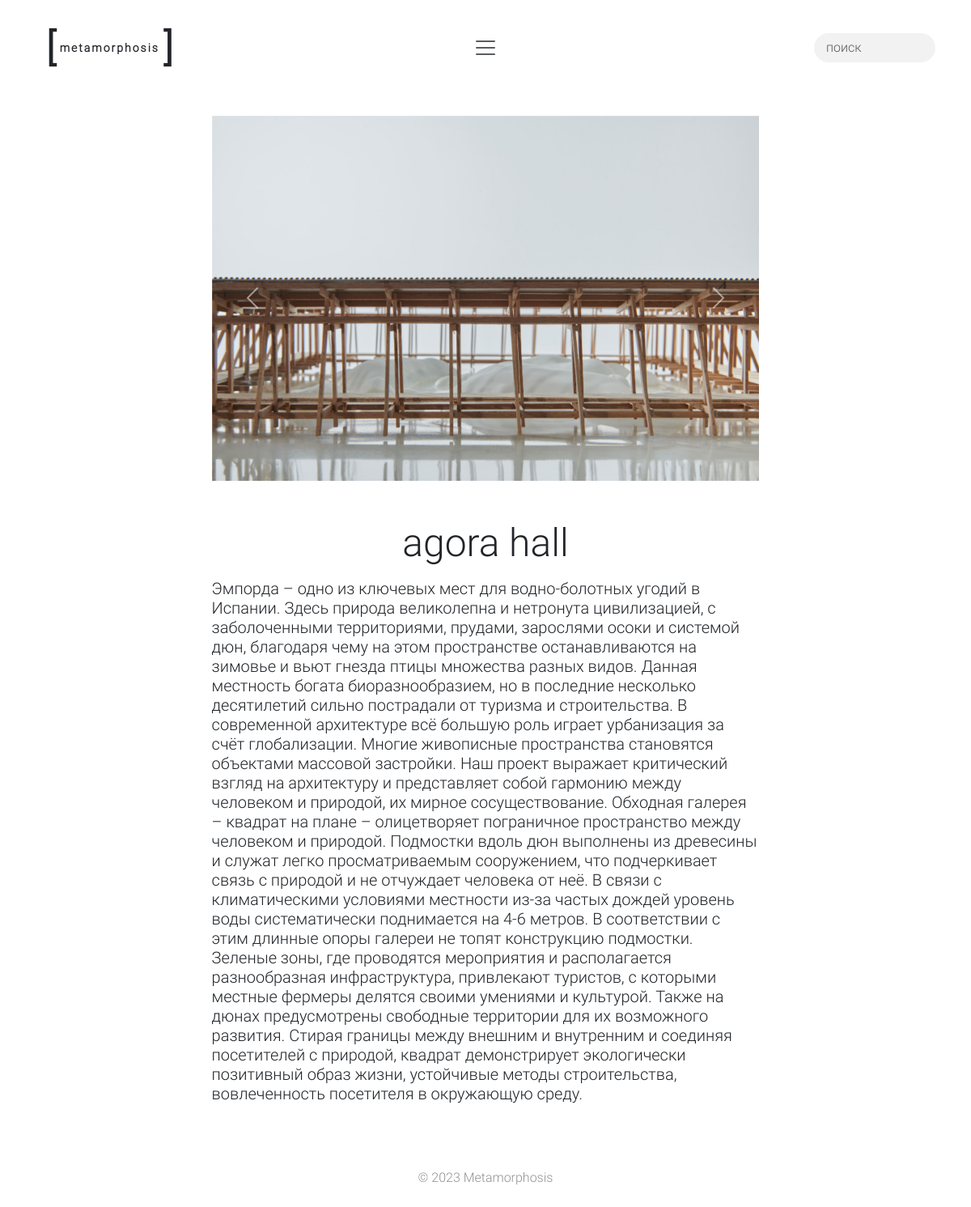
/projects/3/, run on the app's committed database.
### main/models.py (models this page shows, shortened)
class ProjectsPhoto(models.Model):
    image = models.ImageField(upload_to='static/projects_photos/')
    description = models.TextField(blank=True)

class Project(models.Model):
    title = models.CharField(max_length=100)
    description = models.TextField()
    theme = models.ManyToManyField(ProjectTheme, null=True)
    photos = models.ManyToManyField(ProjectsPhoto)

### main/views.py (the view)
# urls.py: path('projects/<int:project_id>/', views.project_detail, name='project_detail'),
def project_detail(request, project_id):
    template = 'main/project_detail.html'
    project = get_object_or_404(Project, pk=project_id)
    context = {'project': project}
    return render(request, template, context)

### main/context_processors.py (called while the page is built)
def project_themes(request):
    themes = ProjectTheme.objects.all()
    return {'project_themes': themes}

### templates/main/project_detail.html (shortened to what this page needs)
{% extends "base.html" %}
{% block content %}
    <div class="mx-3 row d-flex justify-content-center">
        <div class="project-detail-content-column pt-5">
            <div id="carouselExample" class="carousel slide">
                <div class="carousel-inner">
                    {% for photo in project.photos.all %}
                        <div class="carousel-item {% if forloop.first %}active{% endif %}">
                            <img src="{{ photo.image.url }}" class="d-block w-100 img-fluid"
                                 alt="{{ photo.description }}">
                        </div>
                    {% endfor %}
                </div>
                <button class="carousel-control-prev" type="button" data-bs-target="#carouselExample"
                        data-bs-slide="prev">
                    <span class="carousel-control-prev-icon" aria-hidden="true"></span>
                </button>
                <button class="carousel-control-next" type="button" data-bs-target="#carouselExample"
                        data-bs-slide="next">
                    <span class="carousel-control-next-icon" aria-hidden="true"></span>
                </button>
            </div>
            <div class="d-grid justify-content-center my-5 pb-0">
                <div class="container d-flex justify-content-center">
                    <p class="font-weight-bold display-5 d-none d-md-block">{{ project.title }}</p>
                </div>
                <div class="d-flex justify-content-center">
                    <h5 class="">{{ project.description }}</h5>
                </div>
            </div>
        </div>
    </div>
{% endblock %}

### static/styles.css (style rules this page uses)
.active { font-weight: bold; }
body, html { height: 100%; }
.min-vh-100 { min-height: 100vh; }
body { font-family: 'Roboto Light', sans-serif; }
@media (min-width: 769px) { .project-detail-content-column { width: 60%; } }

### data on the page
ProjectsPhoto: image (picture)
Project: title "agora hall", description "Эмпорда – одно из ключевых мест для водно-болотных угодий в Испании. Здесь природа великолепна и нетронута цивилизацией, с заболоченными территориями, прудами, зарослями осоки и системой дюн, благодаря чему на этом пространстве останавливаются на зимовье и вьют гнезда птицы множества разных видов. Данная местность богата биоразнообразием, но в последние несколько десятилетий сильно пострадали от туризма и строительства. В современной архитектуре всё большую роль играет урбанизация за счёт глобализации. Многие живописные пространства становятся объектами массовой застройки. Наш проект выражает критический взгляд на архитектуру и представляет собой гармонию между человеком и природой, их…"
